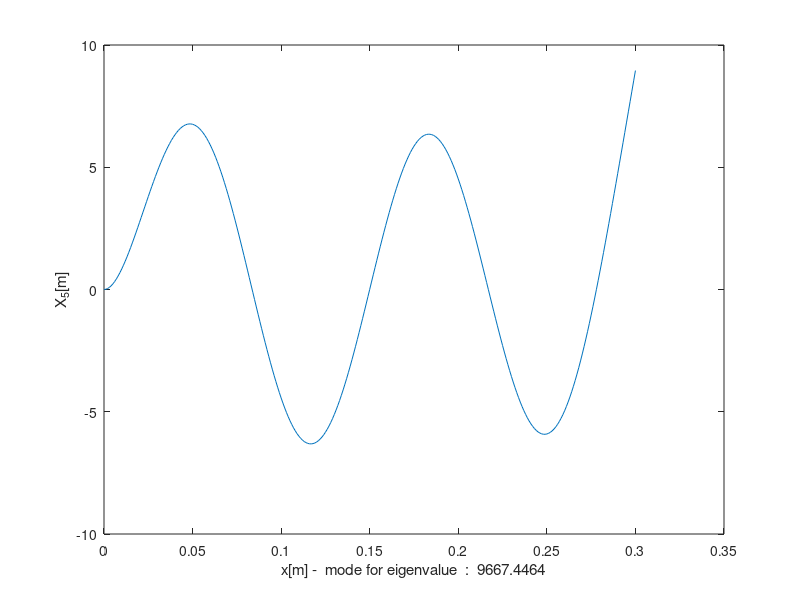
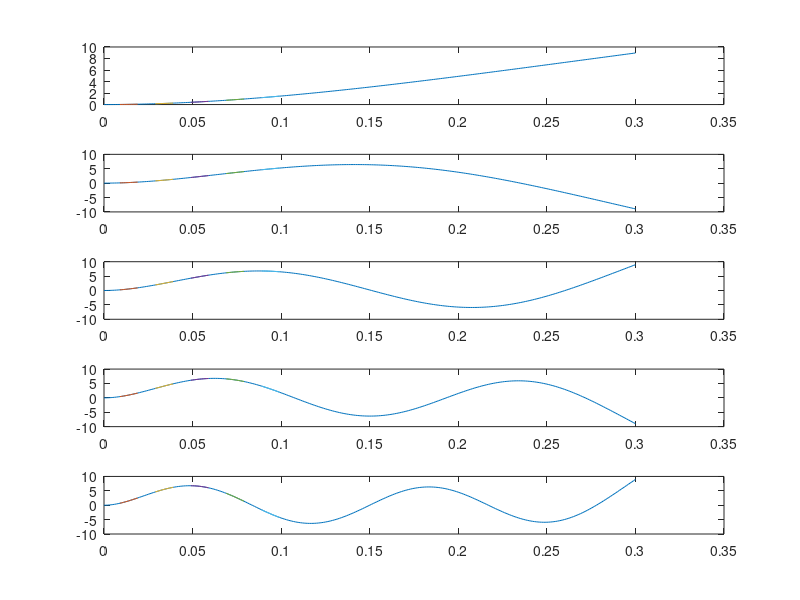
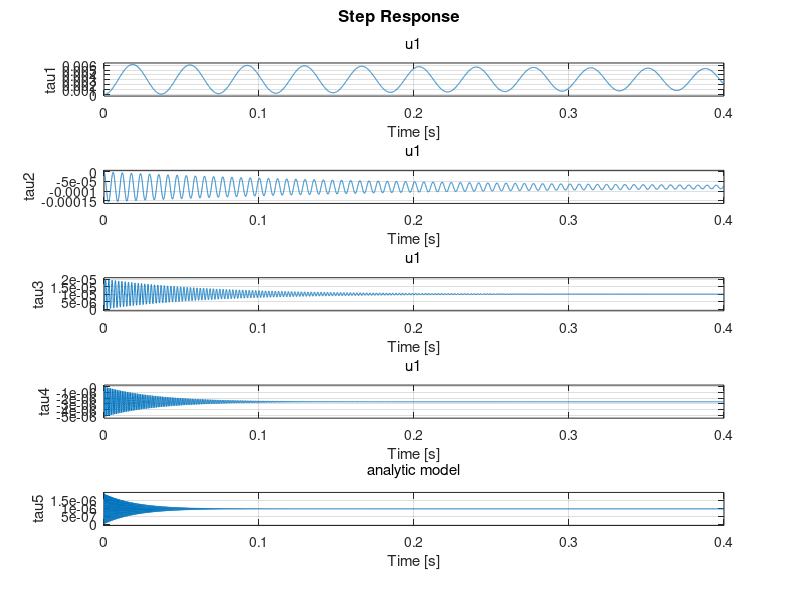
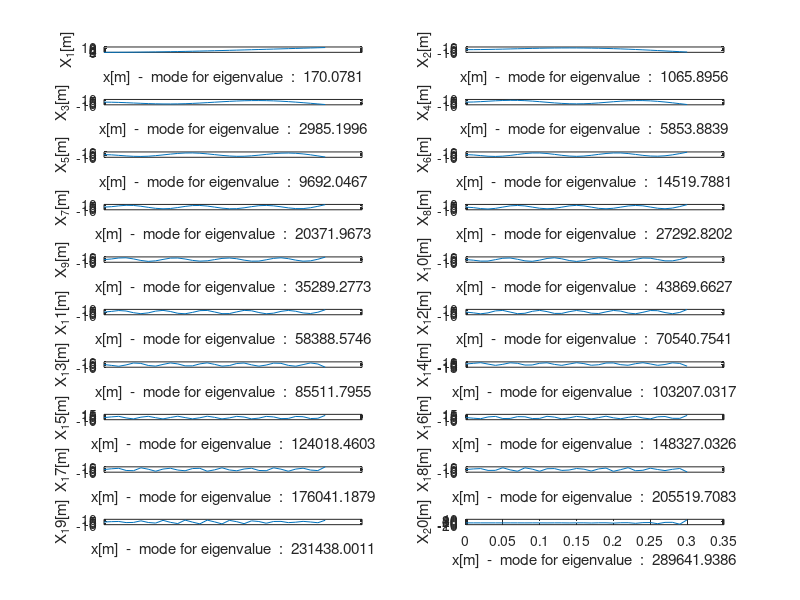

Here is the MATLAB script that generated these plots, in order: (Note: this script raises an error after producing the figures.)
clear all; clc; close all; %#ok<CLSCR> 
%%
%FEM and modes
%beam FEM
%my beam
%p=7880;         %steel
p=2770 ;         %epoxy resin/fiber glass beam [kg/m3]
Width=0.02;h=0.003;
Asurface=Width*h;
I=(1/12)*Width*(h^3);
%E=2.1*(10^11);  %steel
E=70*(10^9);     %epoxy regin/fiber glass beam [N/m2]
ltot=.3;
m=p*Asurface*ltot;
%load
force=10;     %Nt
Length=0.01;
numofpatches=5;

n=10;                                      %seperation , #of elements
%determine the number of the elements seperation
%%


beta2=[1.875;4.694;7.855;10.996;14.137;17.279;(7-(1/2))*pi;(8-(1/2))*pi]./ltot;
beta=zeros(numofpatches,1);
if length(beta2)<numofpatches
    beta(1:length(beta2),1)=beta2;
    for i=length(beta2)+1:numofpatches
        beta(i,1)=(i-(1/2))*pi/ltot;
    end
end
if length(beta2)>=numofpatches
    beta=beta2(1:numofpatches,1);
end

%%

%determine zetas
%zeta=5e-10*ones(numofpatches,1);
zeta=[0.005;0.005;0.005;0.005;0.005;0.005;0.005;0.005];

%%
gama(:,1)=-(sin(beta*ltot)+sinh(beta*ltot))./(cos(beta*ltot)+cosh(beta*ltot));
x=linspace(0,ltot,301);W=zeros(size(beta,1),size(x,2));
omega=(sqrt(E*I/(p*Asurface))).*(beta.^2);
for i=1:size(x,2)
W(:,i)=sin(beta*x(i))-sinh(beta*x(i))+gama(:,1).*(cos(beta*x(i))-cosh(beta*x(i)));
end
%not the modes we have to find the an coef. of these modes  - no
%orthogonality conditions check
figure;
for i=1:size(W,1)
    if size(beta,1)==8 ; subplot(size(W,1)/2,2,i); end
    if size(beta,1)==3 ; subplot(size(W,1),1,i); end
    plot(x,W(i,:));ylabel(['X_' num2str(i), '[m]']);xlabel(['x[m] ' ,'-  mode for eigenvalue  :  ',num2str(omega(i)) ])
end
%%
clf;close figure 1


%%
%second mode pres. - to check the following seperation
figure;
for i=1:size(W,1)
    if size(beta,1)==8 ; subplot(size(W,1)/2,2,i); end
    if size(beta,1)==3 ; subplot(size(W,1),1,i); end
    plot(x,W(i,:));hold on;
end
%%
clf


%%

%seperate every mode into some parts

[nummodes,size2devide]=size(W);
orderp=4; %polyfit order
parts=10; %# of spited parts for seperation
forw=(size(x,2)-1)/parts; %# of used points
P=zeros(parts,orderp+1,nummodes);
xsp=zeros(parts,forw+1);temp=0;Wsp=zeros(parts,forw+1,nummodes);
for i=1:parts
xsp(i,:)=x(1,1+temp:forw+1+temp);
for j=1:nummodes
Wsp(i,:,j)=W(j,1+temp:forw+1+temp);
end
temp=temp+forw;
end

%expressed modes as polynomials
for i=1:nummodes
    for j=1:parts
    P(j,:,i)=polyfit(xsp(j,:),Wsp(j,:,i),orderp); 
    end
end
%check the seperation of modes with the above func. (in same plot)
for i=1:size(P,3)
    
    if size(beta,1)==8 ; subplot(size(P,3)/2,2,i);hold on; end
    if size(beta,1)==3 ; subplot(size(P,3),1,i);hold on; end
    
    for j=1:size(P,1)
    plot(xsp(j,:),polyval(P(j,:,i),xsp(j,:)));
    end
end
%%
clf;close figure 1


%%
%integrals and em. mass of modes
%check for the orthogonality conditions
em=zeros(nummodes,1);
for i=1:size(P,3)
    for j=1:size(P,1)
      em(i,1)=em(i,1)+diff(polyval(polyint(conv(P(j,:,i),P(j,:,i)),0),xsp(j,[1 forw+1])));
    end
end
em=em*p*Asurface;
modeeqs=sqrt(em);

%modes knowing an coefs. for every mode - an=1/sqrt(em)
Wnew=zeros(size(beta,1),size(x,2));
for i=1:size(x,2)
Wnew(:,i)=(1./modeeqs).*W(:,i);
end
%the modes knowing the an coefs  -  orthgonality checked
figure;
for i=1:size(Wnew,1)
    
    if size(beta,1)==8 ; subplot(size(Wnew,1)/2,2,i); end
    if size(beta,1)==3 ; subplot(size(Wnew,1),1,i); end
    
    plot(x,Wnew(i,:));ylabel(['X_' num2str(i), '[m]']);xlabel(['x[m] ' ,'-  mode for eigenvalue  :  ',num2str(omega(i)) ])
end
clf;close figure 1
%following the polynomial approach of the modes
figure;
for i=1:size(Wnew,1)
    if size(beta,1)==8 ; subplot(size(Wnew,1)/2,2,i); end
    if size(beta,1)==3 ; subplot(size(Wnew,1),1,i); end
    plot(x,Wnew(i,:));
end
%%
clf;
%%
%seperate in 8 parts in order to check the orthogonal conditions

xsp=zeros(parts,forw+1);temp=0;Wsp=zeros(parts,forw+1,nummodes);
for i=1:parts
xsp(i,:)=x(1,1+temp:forw+1+temp);
for j=1:nummodes
Wsp(i,:,j)=Wnew(j,1+temp:forw+1+temp);
end
temp=temp+forw;
end


%seperate modes in 8 parts
P=zeros(parts,orderp+1,nummodes);P2=zeros(parts,orderp-1,nummodes);
for i=1:nummodes
    for j=1:parts
    P(j,:,i)=polyfit(xsp(j,:),Wsp(j,:,i),orderp);  %polyfit for parts of modes
    P2(j,:,i)=polyder(polyder(P(j,:,i))); %2nd derivative of polyfit for parts of modes
    end
end
%check the seperation of modes with the above func.
for i=1:size(P,3)  
    if size(beta,1)==8 ; subplot(size(P,3)/2,2,i);hold on; end
    if size(beta,1)==3 ; subplot(size(P,3),1,i);hold on; end
    
    for j=1:size(P,1)
    plot(xsp(j,:),polyval(P(j,:,i),xsp(j,:)));
    end
end
%%
clf;close figure 1
%%

emnew=zeros(nummodes,1);
for i=1:size(P,3)
    for j=1:size(P,1)
      emnew(i,1)=emnew(i,1)+diff(polyval(polyint(conv(P(j,:,i),P(j,:,i)),0),xsp(j,[1 11])));
    end
end
emnew=emnew*p*Asurface;
%%
%equations of motion
M=zeros(nummodes,nummodes);Z=zeros(nummodes,nummodes);K=zeros(nummodes,nummodes);
for i=1:size(em,1)
    M(i,i)=1;
end
for i=1:size(em,1) 
    Z(i,i)=2*zeta(i)*omega(i);
end
for i=1:size(em,1)
    K(i,i)=(omega(i)^2);
end

%force

orderp=3;                             %polyfit order
F=zeros(nummodes,numofpatches);
PP=zeros(nummodes,orderp+1,numofpatches);
PForce=zeros(nummodes,1);
PForcen=zeros(nummodes,1);
temp=0;posdist=find(x(1,:)==Length-temp)-find(x(1,:)==0);
while isempty(posdist)==1
posdist=find(x(1,:)==Length-temp)-find(x(1,:)==0);
temp=0.001+temp;
end

figure;
for i=1:size(Wnew,1)
    
    if size(beta,1)==8 ; subplot(size(Wnew,1)/2,2,i); end
    if size(beta,1)==3 ; subplot(size(Wnew,1),1,i); end
    
    plot(x,Wnew(i,:));ylabel(['X_' num2str(i), '[m]']);xlabel(['x[m] ' ,'-  mode for eigenvalue  :  ',num2str(omega(i)) ])
end


figure;
for i=1:size(Wnew,1)
    subplot(size(Wnew,1),1,i);
    plot(x,Wnew(i,:));hold on
end

holdpatchpos=zeros(2,numofpatches);
for i=1:nummodes
    post=0;

    for j=1:numofpatches
        
    if j==1; post=posdist;end;if j~=1;post=2*posdist+post;end       
    P3=zeros(1,orderp+1);
    
    patchpos1=post;
 
    patchpos2=post+posdist;
    P3(:)=polyfit(x(1,patchpos1:patchpos2),Wnew(i,patchpos1:patchpos2),orderp);
    Pdd=polyder(P3);
    F(i,j)=(polyval(Pdd,x(1,patchpos2))-polyval(Pdd,x(1,patchpos1)));
    holdpatchpos(:,j)=[patchpos1;patchpos2];
    
    PP(i,:,j)=P3;
    
    subplot(size(Wnew,1),1,i);plot(x(1,patchpos1:patchpos2),polyval(PP(i,:,j),x(1,patchpos1:patchpos2))) %check if polynomials ok
    
    end
    PForce(i,1)=W(i,size(x,2));                %preumond
    PForcen(i,1)=Wnew(i,size(x,2));            %natsiavas
end


T=F';

%Q=Qb*F;
Q=F;
A=[zeros(nummodes,nummodes)  , eye(nummodes) ; -M\K , -M\Z];
B=[zeros(nummodes,numofpatches) ; M\Q];    %for state space control
Bdistba.w=[zeros(nummodes,1) ; M\PForcen]; 
C=eye(2*nummodes);
D=zeros(size(C,1),size(B,2)+1);
Mhold=M; %#ok<NASGU>

%the uncontrollable ss system 4 inputs V and outputs for every mode
sys1=ss(A,[B,Bdistba.w],C,D);
%controllability
Pcontrollability=ctrb(A,B);
unco1=length(A)-rank(Pcontrollability);


%free system - no controllers involved
sys1.OutputName='tau';figure;step(sys1(1:nummodes,numofpatches+1)*force);title('analytic model')
%simulation 
[y,~]=step(sys1(1:nummodes,numofpatches+1)*force);
figure(100);subplot(1,2,1);plot(x,y(size(y,1),1:nummodes)*Wnew);title('analytic modeling')  %natsiavas
ylabel('w [m]');xlabel('L [m]')
%%
%FEMs
%consists of #n FEMs



l=ltot/n;
ndofs=2*(n+1);                             %  # of dofs
Mtot=zeros(ndofs,ndofs);Ktot=zeros(ndofs,ndofs);
temp=0;kE=(E*I)/(l^3);mE=(1/420)*(p*Asurface*l);

for i=1:n                                 %Mtot & Ktot
    K=kE*([12 6*l -12 6*l ; 6*l 4*(l^2) -6*l 2*(l^2) ; -12 -6*l 12 -6*l ; 6*l 2*(l^2) -6*l 4*(l^2)]);
    M=mE*([156 22*l 54 -13*l ; 22*l 4*(l^2) 13*l -3*(l^2) ; 54 13*l 156 -22*l ; -13*l -3*(l^2) -22*l 4*(l^2)]);
    Mtot(temp+1:temp+4,temp+1:temp+4)=Mtot(temp+1:temp+4,temp+1:temp+4)+M;
    Ktot(temp+1:temp+4,temp+1:temp+4)=Ktot(temp+1:temp+4,temp+1:temp+4)+K;
    temp=temp+2;
end
 
%%
%contraints determination
%eigenvalues & eigenvectors

Kr=Ktot(3:size(Ktot,1),3:size(Ktot,2));Mr=Mtot(3:size(Ktot,1),3:size(Ktot,2));
[vec,valsqr]=eig(Kr,Mr);Eigenvalues=sqrt(diag(valsqr));

%%
%modes
bhma=1/100;                            %points step
le=0:bhma:ltot/n;                      %x-axis position
Wh=zeros(n,length(le),size(vec,2));    %modes matrix
vec1=[zeros(2,size(vec,1));vec];
for z=1:(size(vec,2))                  %for every mode 
      temp=0;
 for j=1:n                             %for every part

  for i=1:length(le)                   %for part length(plot)
  
   phi1=1-3*(le(i)/(ltot/n))^2+2*(le(i)/(ltot/n))^3;
   phi2=(ltot/n)*((le(i)/(ltot/n))-2*(le(i)/(ltot/n))^2+(le(i)/(ltot/n))^3);
   phi3=3*(le(i)/(ltot/n))^2-2*(le(i)/(ltot/n))^3;
   phi4=(ltot/n)*(-(le(i)/(ltot/n))^2+(le(i)/(ltot/n))^3);
   Wh(j,i,z)=phi1*vec1(1+temp,z)+phi2*vec1(2+temp,z)+phi3*vec1(3+temp,z)+phi4*vec1(4+temp,z);
  
  end 
      temp=temp+2;
 end
end

%%
%modeshapes WH 

WH=zeros(size(Wh,3),size(Wh,2)*size(Wh,1));

for i=1:size(Wh,3)
    temp=0;
   for j=1:size(Wh,1)
      WH(i,1+temp:size(Wh,2)+temp)=Wh(j,:,i);
      temp=temp+size(Wh,2) ;
   end
end
lee=[];constant=0;
for i=1:size(Wh,1)
    lee=[lee le+constant];                                %#ok<AGROW>
    constant=constant+(ltot/n);
end

figure;
for i=1:size(WH,1)
    subplot(size(WH,1)/2,2,i);plot(lee,WH(i,:));
    ylabel(['X_' num2str(i), '[m]']);xlabel(['x[m]  ' , '-  mode for eigenvalue  :  ',num2str(Eigenvalues(i))])
    if i~=size(WH,1); set(gca,'XTick',[]); end ;
end

%%
%Force at the edge again

temp=2;numofpatches=0;
for i=1:floor(n/2)
temp=temp+4;numofpatches=numofpatches+1;
end

b=zeros(2*n,numofpatches);             %determine bs the refering to control actions on evr dof - patches implementation
bw=b(:,1);bw(size(bw,1)-1,1)=1;        %determine the vibration - force at the right edge

temp=2;temp2=1;
for i=1:floor(n/2)
b(temp,temp2)=1;b(temp+2,temp2)=-1;
temp=temp+4;temp2=temp2+1;
end


SQ=sqrt(valsqr);Z=zeros(size(SQ,1),size(SQ,2));
for i=1:2*n
if i==1;Z(i,i)=SQ(i,i)*2*zeta(1,1);end
if i~=1;Z(i,i)=SQ(i,i)*2*zeta(2,1);end
end
Cr=Mr*vec*Z*vec'*Mr;
Ass=[zeros(2*n,2*n),eye(2*n);-inv(Mr)*Kr,-inv(Mr)*Cr];
Bss=[zeros(2*n,2*n);inv(Mr)]*b;
Css=eye(4*n);Dss=0;
Bw=[zeros(2*n,2*n);inv(Mr)]*bw;


sys=ss(Ass,Bw,Css,Dss); 
%figure;step(sys(1:length(Ass)/2)*force);title('FEM model')
clear y t
[y,~]=step(sys(1:length(Ass))*force);

%simulation - SOS for FEMS

yinuse=[zeros(size(y,1),2),y(:,1:2*n)];  %adding 2 more columns zeros in order to overcome size problems
ylast=yinuse(size(yinuse,1),:) ;         %holding the last value - final time
Amplitute=zeros(n,length(le));
temp=0;
for j=1:n                             %for every part

  for i=1:length(le)                   %for part length(plot)
  
   phi1=1-3*(le(i)/(ltot/n))^2+2*(le(i)/(ltot/n))^3;
   phi2=(ltot/n)*((le(i)/(ltot/n))-2*(le(i)/(ltot/n))^2+(le(i)/(ltot/n))^3);
   phi3=3*(le(i)/(ltot/n))^2-2*(le(i)/(ltot/n))^3;
   phi4=(ltot/n)*(-(le(i)/(ltot/n))^2+(le(i)/(ltot/n))^3);
   Amplitute(j,i)=phi1*ylast(1,1+temp)+phi2*ylast(1,2+temp)+phi3*ylast(1,3+temp)+phi4*ylast(1,4+temp);
  
  end 
temp=temp+2;
end


figure(100);subplot(1,2,2);lehold=0;
for i=1:n
plot(le+lehold,Amplitute(i,:))
hold on;
lehold=le(length(le))+lehold;
end
title('FEM analysis');xlabel('L [m]')
%%
%same ? 
Mhold=eye(length(valsqr));
SQ=sqrt(valsqr);Z=zeros(size(SQ,1),size(SQ,2));
for i=1:length(valsqr)
if i==1;Z(i,i)=SQ(i,i)*2*zeta(1,1);end
if i~=1;Z(i,i)=SQ(i,i)*2*zeta(2,1);end
end
K=zeros(length(valsqr),length(valsqr));
for i=1:length(valsqr)
    %K(i,i)=em(i)*(omega(i)^2);                  %preumond - natsiavas
    K(i,i)=valsqr(i,i);
end
AA=[zeros(length(valsqr),length(valsqr))  , eye(length(valsqr)) ; -Mhold\K , -Mhold\Z];
BB=[zeros(length(valsqr),numofpatches) ; Mhold\(vec'*b)];
BBw=[zeros(length(valsqr),1) ; Mhold\(vec'*bw)];
CC=eye(2*length(valsqr));DD=0;
sys3=ss(AA,BBw,CC,DD);
[y,t]=step(sys3*force);
zyy=zeros(size(y,2),1);zy=zeros(size(y,1),length(valsqr));
for i=1:size(y,1)
   zyy=vec*y(i,1:length(valsqr))'; 
   zy(i,:)=zyy';
end
figure;plot(t,zy);title('2 check the preumond method #2 - from fem to disc')
%for sys3 and 
ttemp=t(length(t));
figure(101)
plot(lee',WH'*y(length(t),1:size(y,2)/2)');
%3 way confirmation



%reduced order 

figure(102)
plot(lee',WH(1:n,:)'*y(length(t),1:n)');

figure(103)
plot(lee',WH(n+1:2*n,:)'*y(length(t),n+1:2*n)');


figure(104);temp=1;
for i=1:10
subplot(10,2,temp);plot(t,y(:,i))
if i~=10; set(gca,'XTick',[]); end ;
subplot(10,2,temp+1);plot(t,y(:,i+10))
temp=temp+2;
if i~=10; set(gca,'XTick',[]); end ;
end

